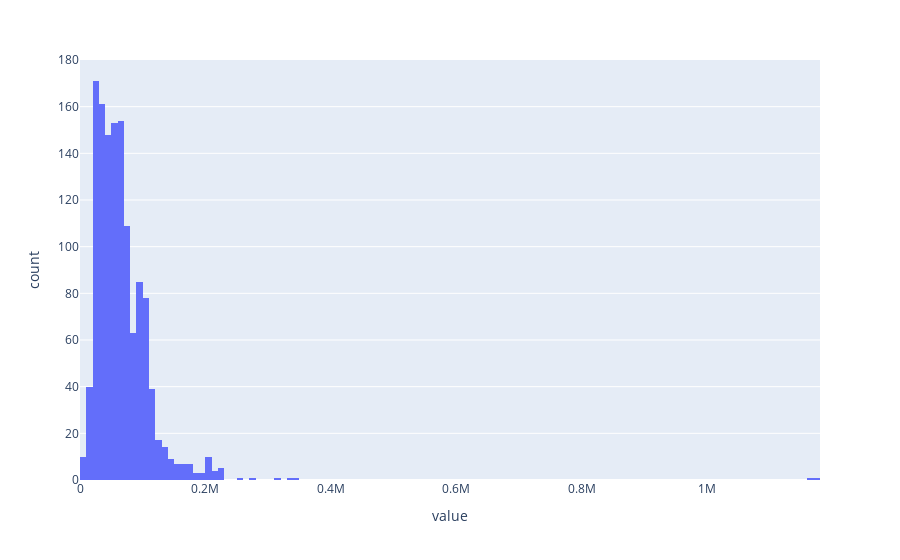

The cell this chart's notebook holds for it:
### Code cell
import plotly.express as px
fig = px.histogram(df, 'value')
fig.show()

### Figure 1 — Plotly figure (JSON) as saved in the notebook; plotly's stock layout.template omitted (floating-point values rounded to 4 significant figures; data arrays with more than 128 entries replaced by an {"elided": "..."} marker saying what was removed)
{"data": [{"alignmentgroup": "True", "bingroup": "x", "hovertemplate": "value=%{x}<br>count=%{y}<extra></extra>", "legendgroup": "", "marker": {"color": "#636efa", "pattern": {"shape": ""}}, "name": "", "offsetgroup": "", "orientation": "v", "showlegend": false, "type": "histogram", "x": {"elided": "1304 int values"}, "xaxis": "x", "yaxis": "y"}], "layout": {"barmode": "relative", "legend": {"tracegroupgap": 0}, "margin": {"t": 60}, "xaxis": {"anchor": "y", "domain": [0, 1], "title": {"text": "value"}}, "yaxis": {"anchor": "x", "domain": [0, 1], "title": {"text": "count"}}}}
